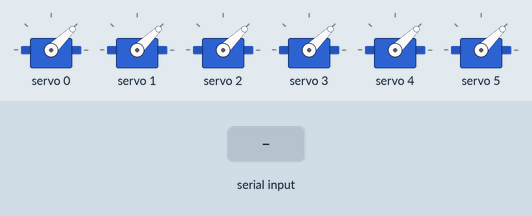
The sketch below on a simulated Arduino Uno, built with avr-gcc and run on an emulated ATmega328P. Parts: 6 × servo. The inputs (shaded band) are chosen by the test bench. What the sketch prints to the serial monitor is not drawn.

Above: at 1.2 s.
1.3 s: "up\n" received over Serial
At 1.7 s:
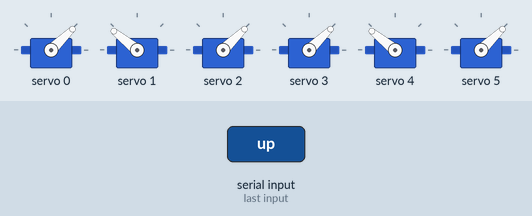
2.8 s: "right\n" received over Serial
At 4.0 s:
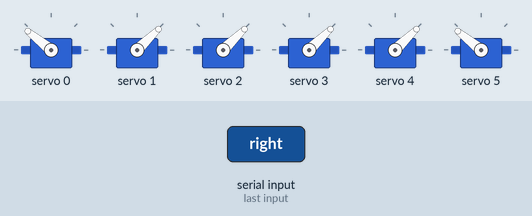
4.3 s: "left\n" received over Serial
At 5.2 s:
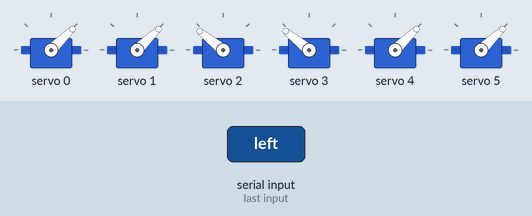
5.8 s: "forward\n" received over Serial
At 6.5 s:
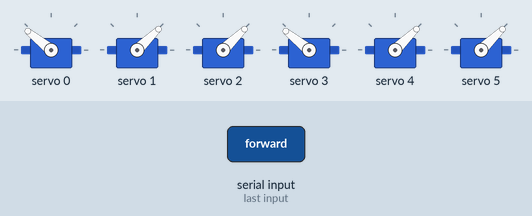
7.3 s: "backward\n" received over Serial
At 7.7 s:
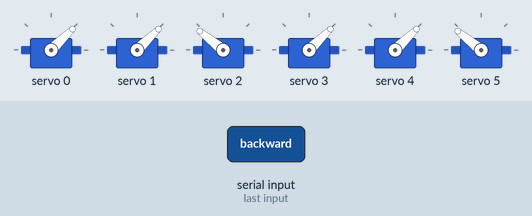
8.8 s: "all\n" received over Serial
At 9.9 s:
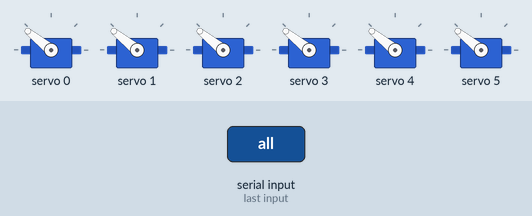
Timing chart, 0 to 11.3 s (numbered marks = the images above; inputs shaded):
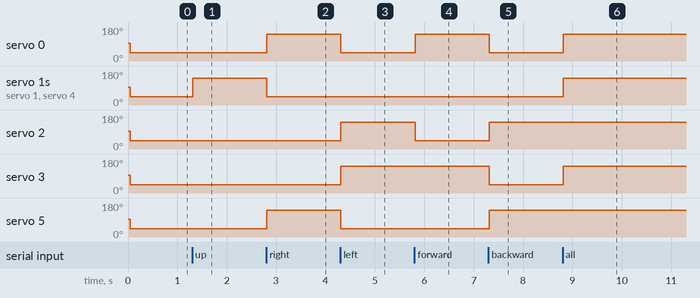

Measured:
- after the input at 1.3 s, servo 1, servo 4: 44° → 141° at once
- after the input at 2.8 s, servo 0, servo 5: 44° → 141° at once; servo 1, servo 4: 141° → 44° at once
- after the input at 4.3 s, servo 0, servo 5: 141° → 44° at once; servo 2, servo 3: 44° → 141° at once
- after the input at 5.8 s, servo 0: 44° → 141° at once; servo 2: 141° → 44° at once
- after the input at 7.3 s, servo 0, servo 3: 141° → 44° at once; servo 2, servo 5: 44° → 141° at once
- after the input at 8.8 s, servo 0, servo 1, servo 3, servo 4: 44° → 141° at once

The sketch:

PWM_Control_With_Joystick.ino
```cpp
#include <Wire.h>
#include <Adafruit_PWMServoDriver.h>

// Initialize PCA9685 driver
Adafruit_PWMServoDriver pwm = Adafruit_PWMServoDriver();

// Motor parameters
const int numMotors = 6;         // Number of motors
const int pwmFrequency = 50;    // Frequency for ESC (50 Hz)
const int pwmFullThrottle = 410; // Full forward throttle (2000 µs)
const int pwmNeutral = 307;      // Neutral throttle (1500 µs)
const int pwmStop = 205;         // Full reverse throttle (1000 µs)

// List of valid commands
const String validCommands[] = {"up", "right", "left", "forward", "backward", "all", "stop", "start"};
String previousCommand = "";

// Function to validate commands
bool isValidCommand(String command) {
  for (String valid : validCommands) {
    if (command == valid) {
      return true;
    }
  }
  return false;
}

// Function to reduce repeated commands like "forwardforward" to "forward"
String reduceRepeatedCommand(String command) {
  for (String valid : validCommands) {
    if (command.indexOf(valid + valid) != -1) {
      // Replace all instances of the valid command repeated
      int repeatCount = command.length() / valid.length();
      return valid;  // Return only the first valid command
    }
  }
  return command; // Return the command as is if no repetition is found
}

// Function to move specific motors
void moveMotors(const int motors[], int numMotors, int pwmValue) {
  for (int i = 0; i < numMotors; i++) {
    pwm.setPWM(motors[i], 0, pwmValue);
  }
}

// Function to stop all motors
void stopAllMotors() {
  for (int motorChannel = 0; motorChannel < numMotors; motorChannel++) {
    pwm.setPWM(motorChannel, 0, pwmStop); // Ensure motors receive a stop signal
  }
}

// Function to calibrate ESCs
void calibrateESCs() {
  Serial.println("Calibrating ESCs...");

  // Step 1: Full throttle to enter calibration mode for all motors
  for (int motorChannel = 0; motorChannel < numMotors; motorChannel++) {
    pwm.setPWM(motorChannel, 0, pwmFullThrottle);
  }
  Serial.println("Sending Full Throttle...");
  delay(10); // Hold full throttle for 5 seconds

  // Step 2: Neutral throttle to set throttle range for all motors
  for (int motorChannel = 0; motorChannel < numMotors; motorChannel++) {
    pwm.setPWM(motorChannel, 0, pwmNeutral);
  }
  Serial.println("Setting Neutral Throttle...");
  delay(10); // Hold neutral for 3 seconds

  // Step 3: Explicitly stop all motors after calibration
  stopAllMotors();
  Serial.println("ESC Calibration Completed.");
}

void setup() {
  Serial.begin(9600);
  pwm.begin();
  pwm.setPWMFreq(pwmFrequency);
  delay(10);

  // Calibrate ESCs at startup
  calibrateESCs();
}

void loop() {
  // Check if there is data available in the Serial buffer
  if (Serial.available()) {
    String command = Serial.readStringUntil('\n'); // Read the command
    command.trim(); // Remove any leading/trailing whitespace

    // Reduce the command to a valid single input
    command = reduceRepeatedCommand(command);

    // Check if the command is valid and is not the same as the previous command
    if (isValidCommand(command)) {

      // Stop all motors before executing a new command
      stopAllMotors();

      // Process the command
      if (command == "up") {
        int motors[] = {4, 1}; // Channels for upward movement
        moveMotors(motors, 2, pwmFullThrottle);
      } else if (command == "right") {
        int motors[] = {5, 0}; // Channels for right movement
        moveMotors(motors, 2, pwmFullThrottle);
      } else if (command == "left") {
        int motors[] = {3, 2}; // Channels for left movement
        moveMotors(motors, 2, pwmFullThrottle);
      } else if (command == "forward") {
        int motors[] = {0, 3}; // Channels for forward movement
        moveMotors(motors, 2, pwmFullThrottle);
      } else if (command == "backward") {
        int motors[] = {5, 2}; // Channels for backward movement
        moveMotors(motors, 2, pwmFullThrottle);
      } else if (command == "all") {
        int motors[] = {0, 1, 2, 3, 4, 5}; // All motors
        moveMotors(motors, numMotors, pwmFullThrottle);
      } else if (command == "stop") {
        stopAllMotors();
      } else if (command == "start") {
        calibrateESCs();
      }

      // Update the previous command
      previousCommand = command;

      // Small delay to avoid multiple rapid inputs
      delay(100); // Adjust as needed for smoother command processing
    }
    else {
      // Print an error message for invalid commands
      Serial.print("Invalid command: ");
      Serial.println(command);
    }
  }
}
```
